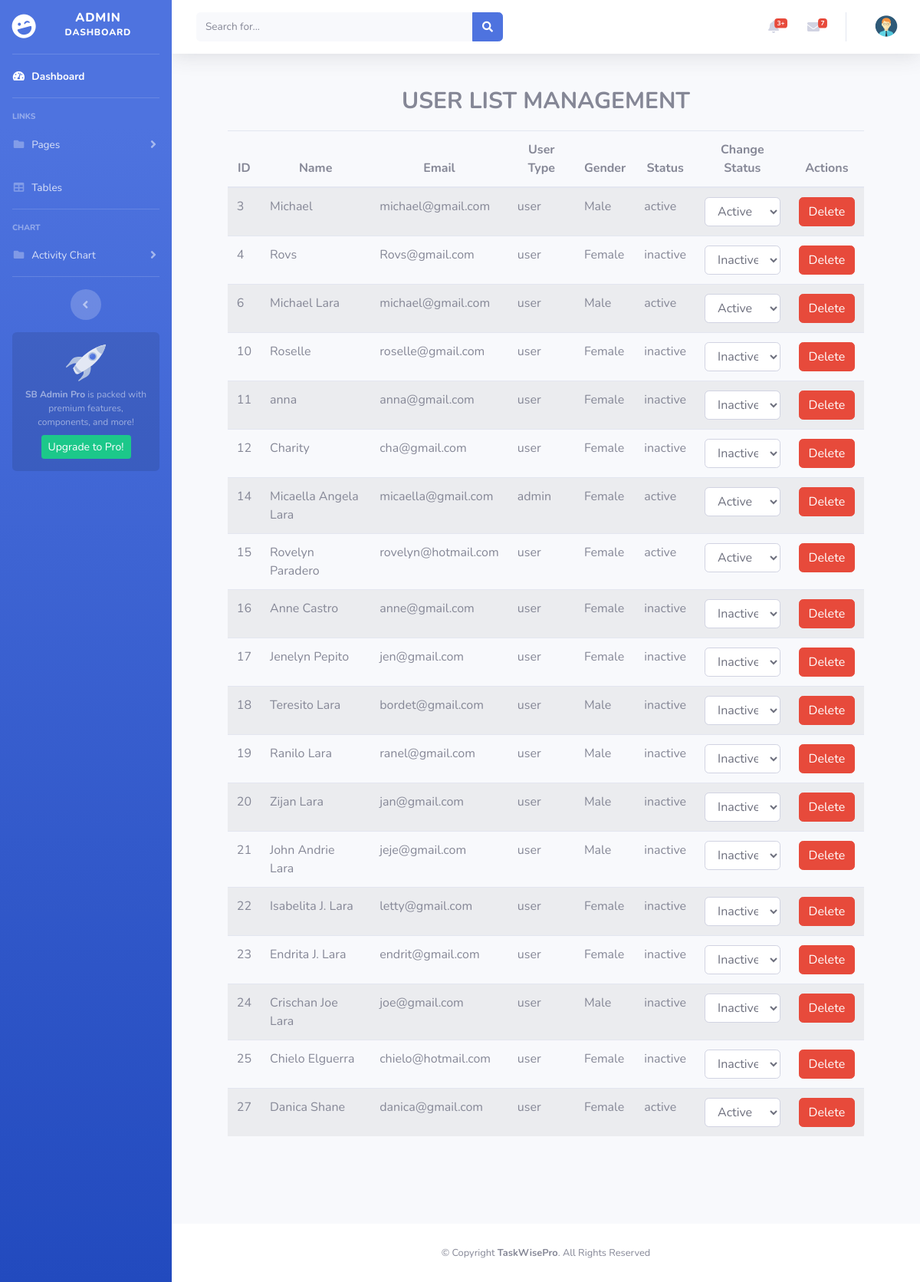
The page /adminpage/tables.php on the database its author committed.
### tables this page shows
CREATE TABLE `user_form` (
  `id` int(11) NOT NULL,
  `name` varchar(255) NOT NULL,
  `email` varchar(255) NOT NULL,
  `password` varchar(255) NOT NULL,
  `user_type` varchar(255) NOT NULL DEFAULT 'user',
  `gender` enum('Male','Female') NOT NULL,
  `status` varchar(8) NOT NULL DEFAULT 'inactive',
  `registration_datetime` timestamp NOT NULL DEFAULT current_timestamp()
);

### adminpage/tables.php (the view, shortened to what this page needs)
<?php include_once('include/header.php');?>
<?php
$conn = mysqli_connect(DB_HOST, DB_USER, DB_PASSWORD, DB_NAME);
$sql = "SELECT * FROM user_form";
$result = mysqli_query($conn, $sql);
?>
<h2 style="text-align: center; font-size: 30px; font-weight: bolder; margin-top: 20px; margin-bottom: 20px;">USER LIST MANAGEMENT</h2>
<div class="container-fluid" style="margin-bottom: 10%; width: 90%;">
    <div class="table-responsive" style = "overflow-x: hidden;">
        <div class="table-wrapper">
            <table class="table table-striped table-hover">
                <thead style = "text-align: center;">
                <tr>
                    <th>ID</th>
                    <th>Name</th>
                    <th>Email</th>
                    <th>User Type</th>
                    <th>Gender</th>
                    <th>Status</th>
                    <th>Change Status</th>
                    <th>Actions</th>
                </tr>
                </thead>
                <tbody>
                <?php
                if (mysqli_num_rows($result) > 0) {
                    while ($row = mysqli_fetch_assoc($result)) {
                        echo "<tr>";
                        echo "<td>" . $row["id"] . "</td>";
                        echo "<td>" . $row["name"] . "</td>";
                        echo "<td>" . $row["email"] . "</td>";
                        echo "<td>" . $row["user_type"] . "</td>";
                        echo "<td>" . $row["gender"] . "</td>";
                        echo "<td>" . $row["status"] . "</td>";
                        echo "<td>
                                <form method='post' style='display: inline;'>
                                    <input type='hidden' name='user_id' value='" . $row["id"] . "'>
                                    <select name='new_status' class='form-control' onchange='this.form.submit();' style = 'width: 100%;'>
                                        <option value='active' " . ($row["status"] == 'active' ? 'selected' : '') . ">Active</option>
                                        <option value='inactive' " . ($row["status"] == 'inactive' ? 'selected' : '') . ">Inactive</option>
                                        <option value='deactivate' " . ($row["status"] == 'deactivate' ? 'selected' : '') . ">Deactivate</option>
                                    </select>
                                </form>
                            </td>";
                            echo "<td>
                            <form method='post' style='display: inline;'>
                                <input type='hidden' name='delete_id' value='" . $row["id"] . "'>
                                <input type='submit' name='delete' value='Delete' class='btn btn-danger' style='width: 100%;'>
                            </form>
                        </td>";
                        echo "</tr>";
                    }
                } else {
                    echo "<tr><td colspan='8'>No data found.</td></tr>";
                }
                ?>
                </tbody>
            </table>
        </div>
    </div>
</div>
<?php include_once('include/footer.php');?>

### rows shown on the page
user_form: id "3", name "Michael", email "michael@gmail.com", user_type "user", gender "Male", status "active", new_status "Active"
user_form: id "4", name "Rovs", email "Rovs@gmail.com", user_type "user", gender "Female", status "inactive", new_status "Inactive"
user_form: id "6", name "Michael Lara", email "michael@gmail.com", user_type "user", gender "Male", status "active", new_status "Active"
user_form: id "10", name "Roselle", email "roselle@gmail.com", user_type "user", gender "Female", status "inactive", new_status "Inactive"
user_form: id "11", name "anna", email "anna@gmail.com", user_type "user", gender "Female", status "inactive", new_status "Inactive"
user_form: id "12", name "Charity", email "cha@gmail.com", user_type "user", gender "Female", status "inactive", new_status "Inactive"
user_form: id "14", name "Micaella Angela Lara", email "micaella@gmail.com", user_type "admin", gender "Female", status "active", new_status "Active"
user_form: id "15", name "Rovelyn Paradero", email "rovelyn@hotmail.com", user_type "user", gender "Female", status "active", new_status "Active"
user_form: id "16", name "Anne Castro", email "anne@gmail.com", user_type "user", gender "Female", status "inactive", new_status "Inactive"
user_form: id "17", name "Jenelyn Pepito", email "jen@gmail.com", user_type "user", gender "Female", status "inactive", new_status "Inactive"
user_form: id "18", name "Teresito Lara", email "bordet@gmail.com", user_type "user", gender "Male", status "inactive", new_status "Inactive"
user_form: id "19", name "Ranilo Lara", email "ranel@gmail.com", user_type "user", gender "Male", status "inactive", new_status "Inactive"
user_form: id "20", name "Zijan Lara", email "jan@gmail.com", user_type "user", gender "Male", status "inactive", new_status "Inactive"
user_form: id "21", name "John Andrie Lara", email "jeje@gmail.com", user_type "user", gender "Male", status "inactive", new_status "Inactive"
user_form: id "22", name "Isabelita J. Lara", email "letty@gmail.com", user_type "user", gender "Female", status "inactive", new_status "Inactive"
user_form: id "23", name "Endrita J. Lara", email "endrit@gmail.com", user_type "user", gender "Female", status "inactive", new_status "Inactive"
user_form: id "24", name "Crischan Joe Lara", email "joe@gmail.com", user_type "user", gender "Male", status "inactive", new_status "Inactive"
user_form: id "25", name "Chielo Elguerra", email "chielo@hotmail.com", user_type "user", gender "Female", status "inactive", new_status "Inactive"
user_form: id "27", name "Danica Shane", email "danica@gmail.com", user_type "user", gender "Female", status "active", new_status "Active"
